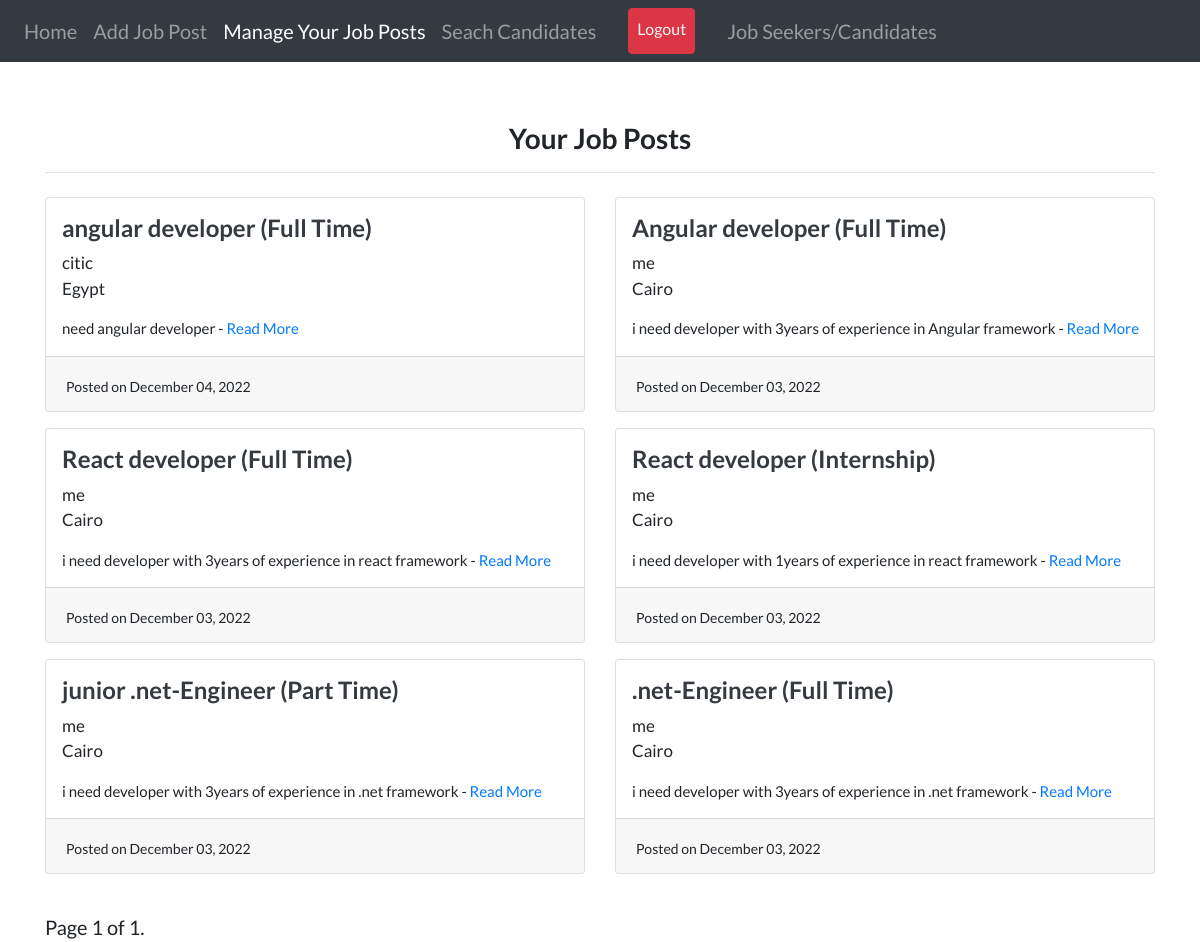
Page /hiring/jobs/ (signed in) on the committed database.
### job/models.py (models this page shows, shortened)
class Job(models.Model):
    recruiter = models.ForeignKey(
        User, related_name='jobs', on_delete=models.CASCADE)
    title = models.CharField(max_length=255)
    company = models.CharField(max_length=200)
    location = models.CharField(max_length=255)
    description = models.TextField()
    skills_req = models.CharField(max_length=200)
    job_type = models.CharField(
        max_length=30, choices=CHOICES, default='Full Time', null=True)
    link = models.URLField(null=True, blank=True)
    slug = AutoSlugField(populate_from='title', unique=True, null= True)
    date_posted = models.DateTimeField(default=timezone.now)

### job/views.py (the view)
# urls.py: path('jobs/', views.all_jobs, name='job-list'),
@login_required
def all_jobs(request):
    jobs = Job.objects.filter(recruiter=request.user).order_by('-date_posted')
    paginator = Paginator(jobs, 20)
    page_number = request.GET.get('page')
    page_obj = paginator.get_page(page_number)
    context = {
        'manage_jobs_page': "active",
        'jobs': page_obj,
        'rec_navbar': 1,
    }
    return render(request, 'recruiters/job_posts.html', context)

### job/templates/recruiters/job_posts.html (shortened to what this page needs)
{% extends "users/layout.html" %} {% load static %} {% block content %}
<br /><br />
<div>
  <h3 class="text-center"><b>Your Job Posts</b></h3>
  <hr my-2 />
  {% if not jobs %}
  <h4 class="text-center">
    Please <a href="{% url 'add-job' %}">add a job</a> first!
  </h4>
  {% else %}
  <div class="row">
    {% for job in jobs %}
    <div class="col-md-6">
      <div class="card card-signin my-2">
        <span class="ml-3 mt-3">
          <a href="{% url 'add-job-detail' job.slug %}"
            ><h4 class="text-dark">
              <b>{{job.title}} ({{job.job_type}})</b>
            </h4></a
          >
          <p style="font-size: 17px">{{job.company}}<br />{{job.location}}</p>
          <p style="font-size: 15px">
            {{job.description|truncatewords:30}} -
            <a href="{% url 'add-job-detail' job.slug %}">Read More</a>
          </p>
        </span>
        <div class="card-footer">
          <span style="font-size: 14px"
            >Posted on {{job.date_posted|date:"F d, Y"}}</span
          >
        </div>
      </div>
    </div>
    {% endfor %}
  </div>
</div>
<br />
<div class="pagination">
  <span class="step-links">
    <span class="current">
      Page {{ jobs.number }} of {{ jobs.paginator.num_pages }}.
    </span>
  </span>
  {% endif %}
</div>
{% endblock content %}

### users/templates/users/layout.html (style rules this page uses)
body { font-family: "Lato"; font-size: 20px; }

### rows in the picture
Job: title "angular developer", job_type "Full Time", company "citic", location "Egypt", description "need angular developer", date_posted "December 04, 2022"
Job: title "Angular developer", job_type "Full Time", company "me", location "Cairo", description "i need developer with 3years of experience in Angular framework", date_posted "December 03, 2022"
Job: title "React developer", job_type "Full Time", company "me", location "Cairo", description "i need developer with 3years of experience in react framework", date_posted "December 03, 2022"
Job: title "React developer", job_type "Internship", company "me", location "Cairo", description "i need developer with 1years of experience in react framework", date_posted "December 03, 2022"
Job: title "junior .net-Engineer", job_type "Part Time", company "me", location "Cairo", description "i need developer with 3years of experience in .net framework", date_posted "December 03, 2022"
Job: title ".net-Engineer", job_type "Full Time", company "me", location "Cairo", description "i need developer with 3years of experience in .net framework", date_posted "December 03, 2022"

### other values in the picture
{{ jobs.number }} "1"
{{ jobs.paginator.num_pages }} "1"
